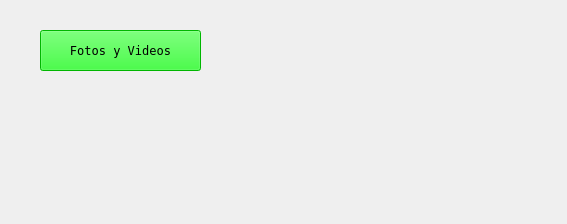
<?xml version="1.0" encoding="UTF-8"?>
<ui version="4.0">
 <class>MainWindow</class>
 <widget class="QMainWindow" name="MainWindow">
  <property name="windowModality">
   <enum>Qt::WindowModal</enum>
  </property>
  <property name="enabled">
   <bool>true</bool>
  </property>
  <property name="geometry">
   <rect>
    <x>0</x>
    <y>0</y>
    <width>567</width>
    <height>224</height>
   </rect>
  </property>
  <property name="sizePolicy">
   <sizepolicy hsizetype="Fixed" vsizetype="Fixed">
    <horstretch>0</horstretch>
    <verstretch>0</verstretch>
   </sizepolicy>
  </property>
  <property name="font">
   <font>
    <family>Fixedsys</family>
    <weight>75</weight>
    <italic>false</italic>
    <bold>true</bold>
   </font>
  </property>
  <property name="focusPolicy">
   <enum>Qt::ClickFocus</enum>
  </property>
  <property name="windowTitle">
   <string>AUTO-DEEP</string>
  </property>
  <property name="windowIcon">
   <iconset>
    <normaloff>C:/Users/INdaHouse/.designer/icn/icons8-pill-64.png</normaloff>C:/Users/INdaHouse/.designer/icn/icons8-pill-64.png</iconset>
  </property>
  <property name="autoFillBackground">
   <bool>true</bool>
  </property>
  <widget class="QWidget" name="centralwidget">
   <property name="sizePolicy">
    <sizepolicy hsizetype="Expanding" vsizetype="Expanding">
     <horstretch>0</horstretch>
     <verstretch>0</verstretch>
    </sizepolicy>
   </property>
   <property name="font">
    <font>
     <weight>50</weight>
     <bold>false</bold>
    </font>
   </property>
   <widget class="QPushButton" name="fotImaBut">
    <property name="geometry">
     <rect>
      <x>40</x>
      <y>30</y>
      <width>161</width>
      <height>41</height>
     </rect>
    </property>
    <property name="styleSheet">
     <string notr="true">background-color: rgb(0, 255, 0);
selection-color: rgb(0, 255, 127);
font: 75 12pt &quot;MS Shell Dlg 2&quot;;
</string>
    </property>
    <property name="text">
     <string>Fotos y Videos</string>
    </property>
   </widget>
  </widget>
  <action name="actionAyuda">
   <property name="text">
    <string>Ayuda</string>
   </property>
  </action>
  <action name="actionIm_genes">
   <property name="text">
    <string>Fotos y Videos</string>
   </property>
  </action>
  <action name="actionVideo">
   <property name="text">
    <string>Video</string>
   </property>
  </action>
  <action name="actionVoz">
   <property name="text">
    <string>Voz</string>
   </property>
  </action>
  <action name="actionGenerador">
   <property name="text">
    <string>Generador</string>
   </property>
  </action>
 </widget>
 <resources/>
 <connections/>
</ui>
